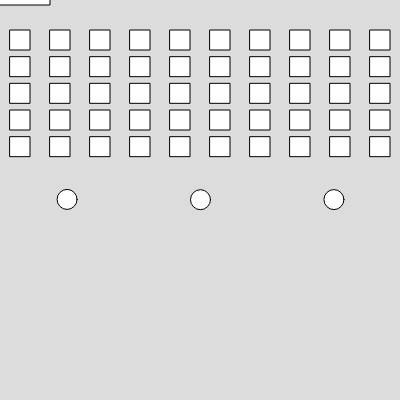
Frame 1 (no input)
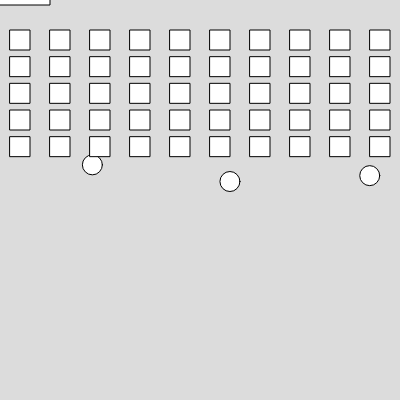
Frame 60 (no input)
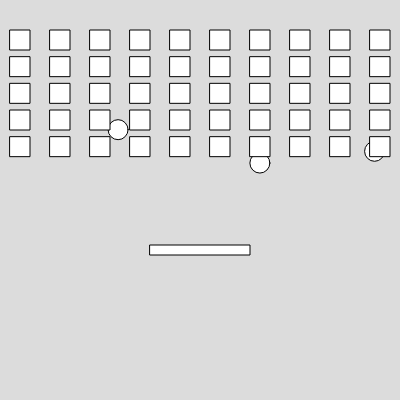
Frame 120 (the mouse pressed at the canvas centre since frame 60)

The p5.js sketch that drew these frames (run headless with seeded random() and noise() and a simulated clock; from frame 60 on, the mouse is pressed at the canvas centre):

// p5.js sketch
// ── sketch.js
let numX=3;//球列的數量
let numY=1;//球行的數量
let numA=10;//盒子列的數量
let numB=5;//盒子行的數量
let longA=100;//板子長度
let longB=10;//板子長度
let longC=20;//盒子的邊長

// 陣列 list 
let bs = [];
let ss = [];

function setup() {
  createCanvas(400, 400);

  for(let i=0;i<numX;i=i+1){
    for(let j=0;j<numY;j=j+1){
      // 把東西塞入 [] list 中的方法
      // xxx.push(新建的物件)
      bs.push(new Ball(i*width/numX + width/numX/2,
                       j*height/numY + height/numY/2));
    }
  }
  
  for(let k=0;k<numA;k=k+1){//盒子
      for(let l=0;l<numB;l=l+1){
      // 把東西塞入 [] list 中的方法
      // xxx.push(新建的物件)
      //
      ss.push(new Box(k*width/numA + width/numA/2,
                       l*height/numB/3 + height/numB/2));
    }
  }
  
}
 // 持續重複執行
function draw() {
  
  background(220); 

  
  // 讓袋子中的 每物件 各自執行動作
  // xxx.forEach((v)=>{ v.display(); });
  bs.forEach((v)=>{
    v.display();
  });
  
   ss.forEach((w)=>{//盒子
    w.display();
  });
  //板子
  /*rectMode(CENTER);
      translate(mouseX,mouseY);
      fill(255)
      rect(0,0,longA,longB);
*/
  //按壓板子向下
  if(mouseIsPressed){
      push();
        rectMode(CENTER);
      translate(mouseX,mouseY+50);
      fill(255)
      rect(0,0,longA,longB);
      pop();
  }else{
        push();
      rectMode(CENTER);
      translate(mouseX,mouseY);
      fill(255)
      rect(0,0,longA,longB);
 
}
}
// 物件導向格式
class Ball{
  // 建構
  constructor(x,y,s=20){
    this.x=x;
    this.y=y;
    this.size=s;
    this.movex =random(-1.0,1.0);
    this.movey =random(-1.0,1.0);
  }
  // 能力為何
  display(){
    this.selfbounce();
    this.bounce1();
    //this.bounce2();
    this.move();
    circle(this.x,this.y,this.size);
  }
  move(){
    this.x = this.x + this.movex;
    this.y = this.y + this.movey;
  }
  //邊框反彈
  bounce1(){
    // 上方反彈
    if (this.y-this.size/2<0){
      this.movey = -1*this.movey;
    }
    // 上方反彈
    if (this.y+this.size/2>height){
      this.movey = -1*this.movey;
    }
    // 左方反彈
    if (this.x-this.size/2<0){
      this.movex = -1*this.movex;
    }
    // 上方反彈
    if (this.x+this.size/2>width){
      this.movex = -1
        *this.movex;
    }
  }
  // 物件彼此反彈
  selfbounce(){
    bs.forEach((nb)=>{
      if (nb === this){
        // 若不是自己
        console.log('a');
      }else{
        // 若x方向距離太近
        if (abs(this.x-nb.x)<this.size && 
            dist(this.x,this.y,nb.x,nb.y)<this.size)
          {this.movex=-1*this.movex;
           }
        // 若y方向距離太近
        if (abs(this.y-nb.y)<this.size&& 
            dist(this.x,this.y,nb.x,nb.y)<this.size)
          {this.movey=-1*this.movey;
           }
      }
      
      });
  }
  // 板子彼此反彈
  /*this.bounce2(){
  bs.forEach((nb)=>{
      if (nb === this){
        // 若不是自己
        console.log('a');
      }else{
        // 若x方向距離太近
        if (abs(this.x-mouseX+50)<this.size && 
            dist(this.x,this.y,mouseX+50,mouseY-5)<this.size)
          {this.movex=-1*this.movex;
           }
        // 若y方向距離太近
        if (abs(this.y-mouseY-5)<this.size&& 
            dist(this.x,this.y,mouseX+50,mouseY-5)<this.size)
          {this.movey=-1*this.movey;
           }
      }
      
      });
}
  */


  
  
  
  
}

class Box{
  // 建構
  constructor(x,y,s=20){
    this.x=x;
    this.y=y;
    this.size=s;
    this.movex =(0,0);
    this.movey =(0,0);
  }
  // 能力為何
  display(){
    this.selfbounce();
    this.bounce();
    this.move();
      rectMode(CENTER);
      fill(255)
      rect(this.x,this.y,longC,longC);
  }
  move(){
    this.x = this.x + this.movex;
    this.y = this.y + this.movey;
  }
  
  bounce(){
    // 上方反彈
    if (this.y-this.size/2<0){
      this.movey = -1*this.movey;
    }
    // 上方反彈
    if (this.y+this.size/2>height){
      this.movey = -1*this.movey;
    }
    // 左方反彈
    if (this.x-this.size/2<0){
      this.movex = -1*this.movex;
    }
    // 上方反彈
    if (this.x+this.size/2>width){
      this.movex = -1
        *this.movex;
    }
  }
  // 物件彼此反彈>消失
  selfbounce(){
    ss.forEach((nb)=>{
      if (nb === this){
        // 若不是自己
        console.log('a');
      }else{
        // 若x方向距離太近
        if (abs(this.x-nb.x)<this.size && 
            dist(this.x,this.y,nb.x,nb.y)<this.size)
          {this.movex=-1*this.movex;
           }
        if (abs(this.y-nb.y)<this.size&& 
            dist(this.x,this.y,nb.x,nb.y)<this.size)
          {this.movey=-1*this.movey;
           }
      }
      
      });
  }
  
  
  
  
  
  
}
